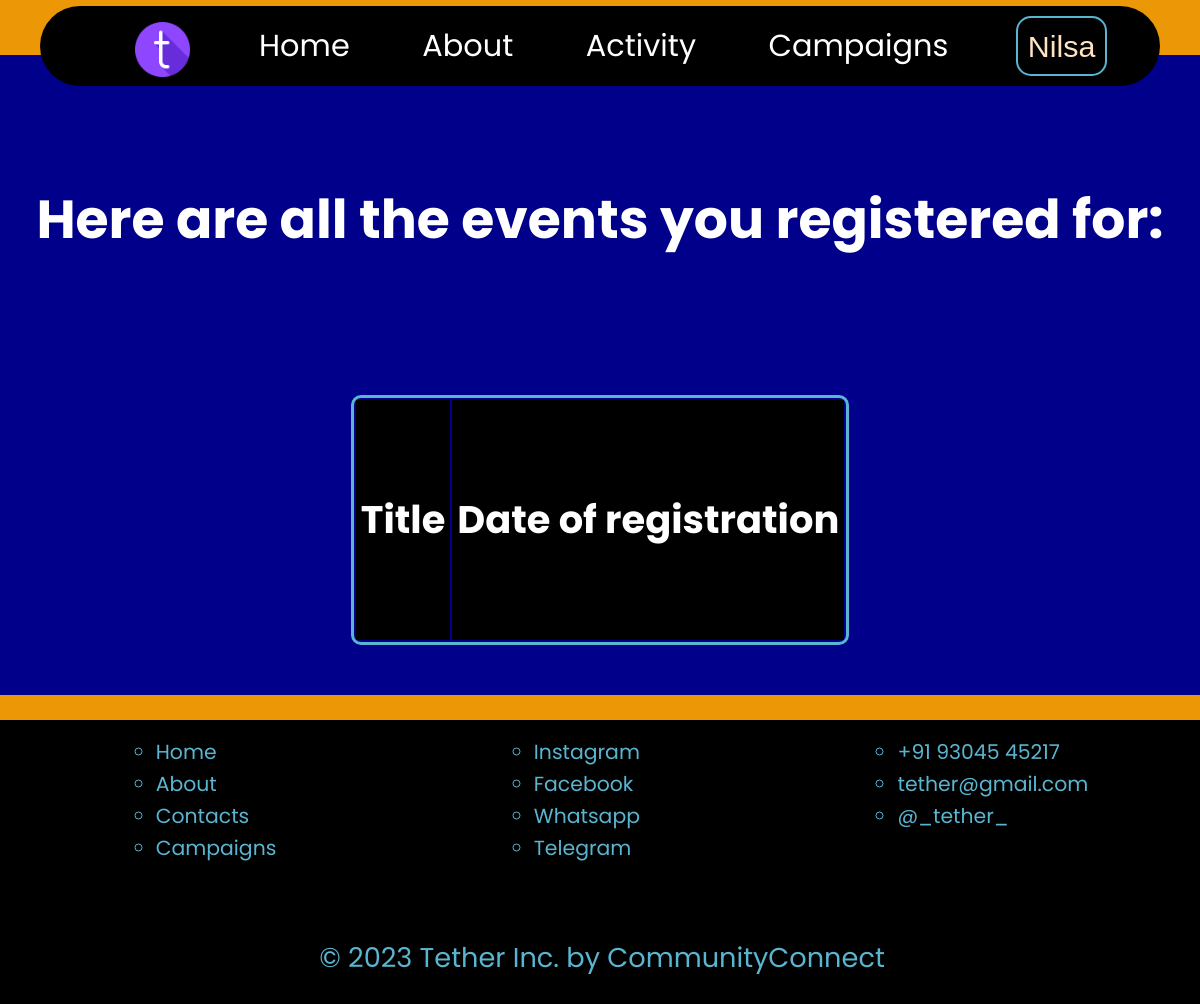
The app's page /activity (signed in), older data.
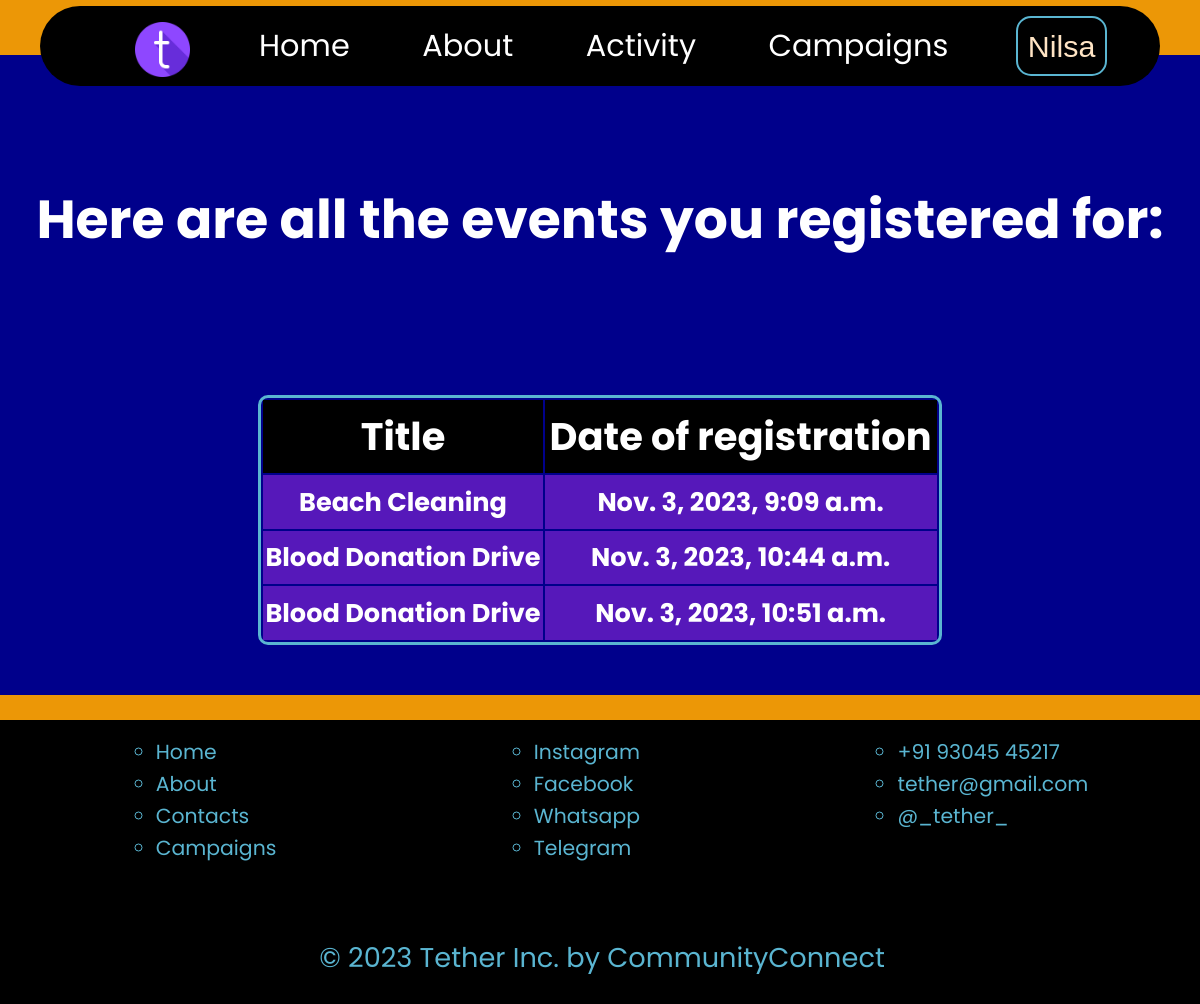
The same page, newer data.
### Tether/models.py (models this page shows)
class CampaignRegistration(models.Model):
    profile = models.ForeignKey(Profile, on_delete=models.CASCADE)
    campaign_title = models.CharField(max_length=100)
    date_of_registration = models.DateTimeField()
    def __str__(self):
        return str(self.profile) +' X '+ str(self.campaign_title)

### Tether/views.py (the view)
# urls.py: path('activity', views.activity, name="activities_page")
def activity(request):
    profile_list = Profile.objects.filter(user=request.user)
    for p in profile_list:
        profile = p
    print(profile)
    registrations = CampaignRegistration.objects.filter(profile=profile)
    print(registrations)
    all_registrations = list(registrations)
    print(all_registrations)
    return render(request, 'activity.html', {'all_reg':registrations})

### Tether/models.py (called while the page is built)
    def __str__(self):
        return str(self.user)

### templates/activity.html (shortened to what this page needs)
{% extends "base.html" %}
{% block body %}
<div class="page-window flex-column">
    <h6>Here are all the events you registered for:</h6>
    <table border="1">
        <tr>
            <th>Title</th>
            <th>Date of registration</th>
        </tr>
        {% for r in all_reg %}
        <tr>
            <td>{{r.campaign_title}}</td>
            <td>{{r.date_of_registration}}</td>
        </tr>
        {% endfor %}
    </table>
    </div>
{% endblock body %}

Row changes from the older to the newer data that the page shows:
added CampaignRegistration: campaign_title "Beach Cleaning", date_of_registration "Nov. 3, 2023, 9:09 a.m."
added CampaignRegistration: campaign_title "Blood Donation Drive", date_of_registration "Nov. 3, 2023, 10:44 a.m."
added CampaignRegistration: campaign_title "Blood Donation Drive", date_of_registration "Nov. 3, 2023, 10:51 a.m."
